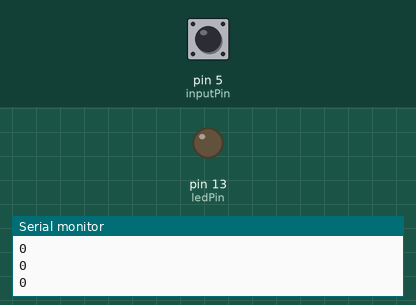
Simulated run of this sketch. Board: Arduino Uno, built with avr-gcc and run on an emulated ATmega328P. Shown: output pins drawn as LEDs (lit = HIGH), the last lines printed to the serial monitor. The inputs (shaded band) are chosen by the test bench; at power-on: pin 5 (inputPin) HIGH.

Above: at 1.2 s.
1.3 s: pin 5 (inputPin) pulled LOW for 0.15 s
At 2.3 s:
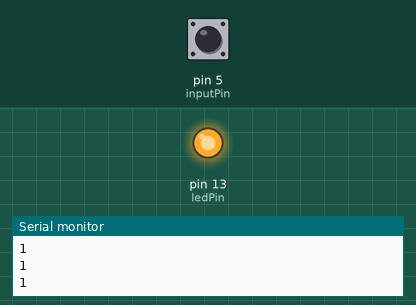
2.9 s: pin 5 (inputPin) pulled LOW for 1 s
At 3.6 s:
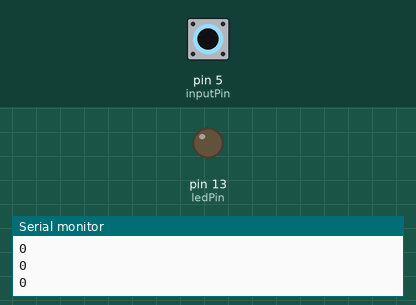
5.4 s: pin 5 (inputPin) pulled LOW for 3.2 s
At 6.8 s:
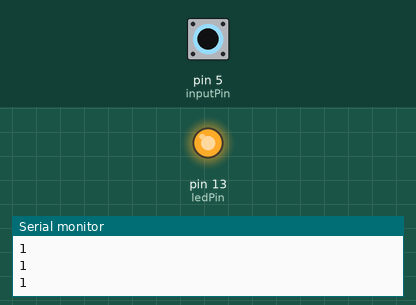
Timing chart, 0 to 8.4 s (numbered marks = the images above; inputs shaded):
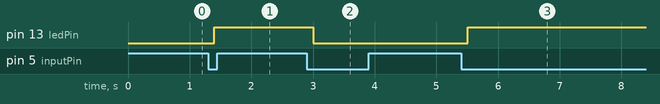

Measured:
- after the input at 1.3 s, pin 13 (ledPin): LOW → HIGH after 0.10 s
- after the input at 2.9 s, pin 13 (ledPin): HIGH → LOW after 0.10 s
- after the input at 5.4 s, pin 13 (ledPin): LOW → HIGH after 0.11 s

The sketch:

sketch_Using_Bounce.ino
```cpp
#include <Bounce2.h>

int inputPin = 5;
int ledPin = 13;
int ledValue = LOW;
Bounce bouncer = Bounce(inputPin, 5);

void setup() {
 pinMode(inputPin, INPUT);
 digitalWrite(inputPin, HIGH);
 pinMode(ledPin, OUTPUT);
 Serial.begin(9600);
}

void loop() {
 if (bouncer.update() && bouncer.read() == LOW) {
  ledValue = ! ledValue;
  digitalWrite(ledPin, ledValue);
 }
 Serial.println(ledValue);
 //Servirá para ver o gráfico no Serial Plotter de forma lenta
 delay(100);
}
```
